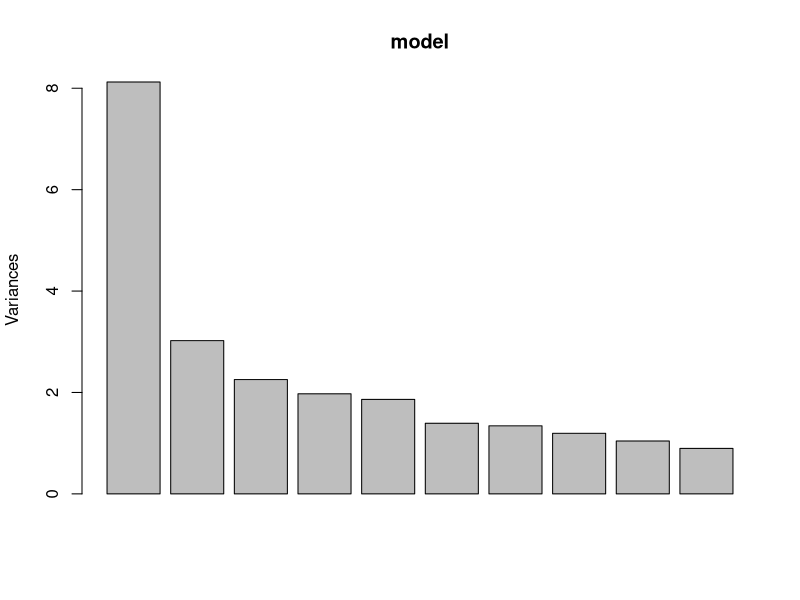
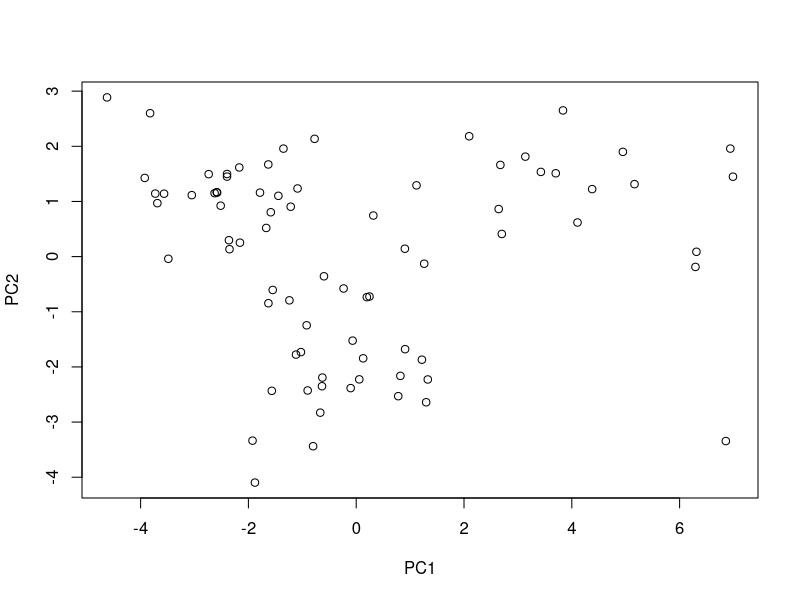
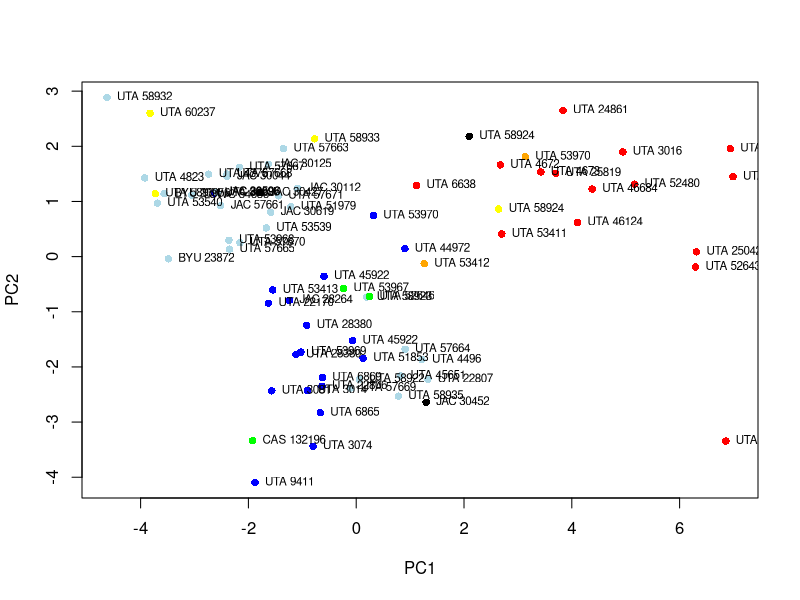

Recreate these plots in R, in order.
data<-read.csv("I2.csv", header=T)
names(data)
x<-data[,10:38]
model<-prcomp(x, scale=TRUE)
summary(model)
plot(model)
plot(model$x[,c(1,2)])
color<-as.factor(data$Species)
color<-as.character(data$COLOR)
plot(model$x[,c(1:2)],col=color, pch=16)
text(model$x[,1],model$x[,2],data$Specimen,cex=0.7,pos=4,col="black")
model$x
model$rotation
model$x[,1]
(model$sdev)^2